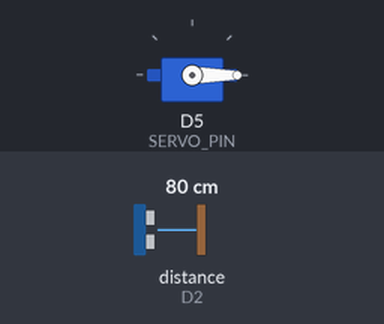
A sketch run on a simulated ESP8266 (NodeMCU). On the bench: servo. Wiring (inferred from the names in the program): ultrasonic range finder: trigger D3; echo D2. The test bench sets the inputs (shaded band); at power-on: distance to the obstacle (sensor on D2) 80 cm. The echo pulse lasts 58.3 µs per cm.

Above: at 1.2 s.
1.3 s: distance to the obstacle (sensor on D2) set to 28 cm
2.8 s: distance to the obstacle (sensor on D2) set to 22 cm
At 3.3 s:
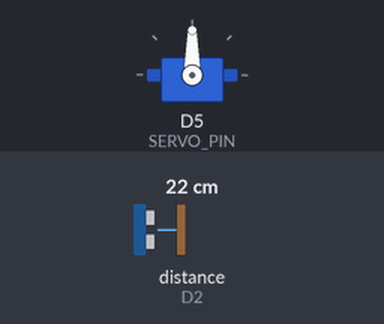
4.4 s: distance to the obstacle (sensor on D2) set to 48 cm
7.4 s: distance to the obstacle (sensor on D2) set to 54 cm
8.9 s: distance to the obstacle (sensor on D2) set to 2 cm
At 9.5 s:
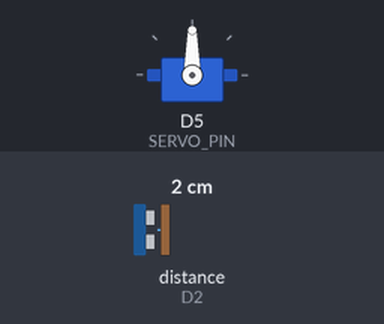
Timing chart, 0 to 11.4 s (numbered marks = the images above; inputs shaded):
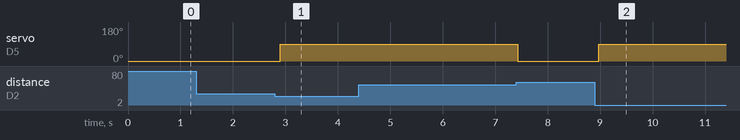

Measured:
- the behaviour switches between 25 and 24 cm on distance to the obstacle (sensor on D2) (found by bisection; images 0 and 1)
- after the input at 1.3 s, every drawn part: stays the same
- after the input at 2.8 s, servo on D5 (SERVO_PIN): 0° → 90° after 0.10 s
- after the input at 4.4 s, every drawn part: stays the same
- after the input at 8.9 s, servo on D5 (SERVO_PIN): 0° → 90° after 0.08 s

The sketch:

code.ino
```cpp
// Smart Dustbin: opens the lid when something is in front of it.
// Board: NodeMCU ESP8266 | Sensor: HC-SR04 ultrasonic | Actuator: SG90 servo
//
// Wiring
//   HC-SR04  Vcc -> 3V3   Gnd -> GND   Trig -> D3   Echo -> D2
//   SG90     Red -> Vin   Brown -> GND   Orange (signal) -> D5

#include <Servo.h>

#define TRIG_PIN  D3
#define ECHO_PIN  D2
#define SERVO_PIN D5

const int OPEN_DISTANCE_CM = 25;      // open the lid when an object is closer than this
const int CLOSED_ANGLE     = 0;       // servo angle when the lid is closed
const int OPEN_ANGLE       = 90;      // servo angle when the lid is open
const unsigned long HOLD_MS = 3000;   // keep the lid open this long after the object leaves

Servo lidServo;
bool lidOpen = false;
unsigned long lastSeenMs = 0;

// Measure distance in centimetres
long readDistanceCm() {
  digitalWrite(TRIG_PIN, LOW);
  delayMicroseconds(2);
  digitalWrite(TRIG_PIN, HIGH);                    // send a 10 microsecond pulse
  delayMicroseconds(10);
  digitalWrite(TRIG_PIN, LOW);

  long duration = pulseIn(ECHO_PIN, HIGH, 30000);  // wait up to 30 ms for the echo
  if (duration == 0) return 999;                   // no echo = nothing in range
  return duration / 58;                            // microseconds to centimetres
}

void setup() {
  pinMode(TRIG_PIN, OUTPUT);
  pinMode(ECHO_PIN, INPUT);
  lidServo.attach(SERVO_PIN);
  lidServo.write(CLOSED_ANGLE);                    // start with the lid closed
}

void loop() {
  if (readDistanceCm() < OPEN_DISTANCE_CM) {       // something is in front of the bin
    lastSeenMs = millis();
    if (!lidOpen) {
      lidServo.write(OPEN_ANGLE);
      lidOpen = true;
    }
  } else if (lidOpen && millis() - lastSeenMs > HOLD_MS) {   // nothing there for 3 seconds
    lidServo.write(CLOSED_ANGLE);
    lidOpen = false;
  }
  delay(100);
}
```
